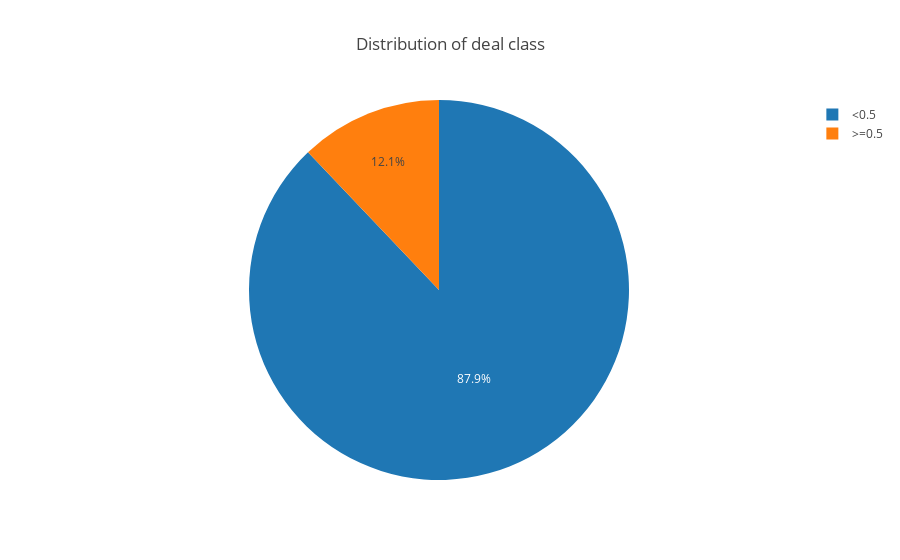

The notebook cell saved with this chart:
### Markdown cell above
### We define the variable Deal_Class that gathers deals of greater or lower than 0.5 probability

### Code cell
train['deal_class'] = train['deal_probability'].apply(lambda x: ">=0.5" if x >=0.5 else "<0.5")
temp = train['deal_class'].value_counts()
labels = temp.index
sizes = (temp / temp.sum())*100
trace = go.Pie(labels=labels, values=sizes, hoverinfo='label+percent')
layout = go.Layout(title='Distribution of deal class')
data = [trace]
fig = go.Figure(data=data, layout=layout)
py.iplot(fig)

del train['deal_class']

### Figure 1 — Plotly figure (JSON) as saved in the notebook; plotly's stock layout.template omitted (floating-point values rounded to 4 significant figures)
{"data": [{"hoverinfo": "label+percent", "labels": ["<0.5", ">=0.5"], "type": "pie", "values": [87.89, 12.11]}], "layout": {"title": "Distribution of deal class"}}
